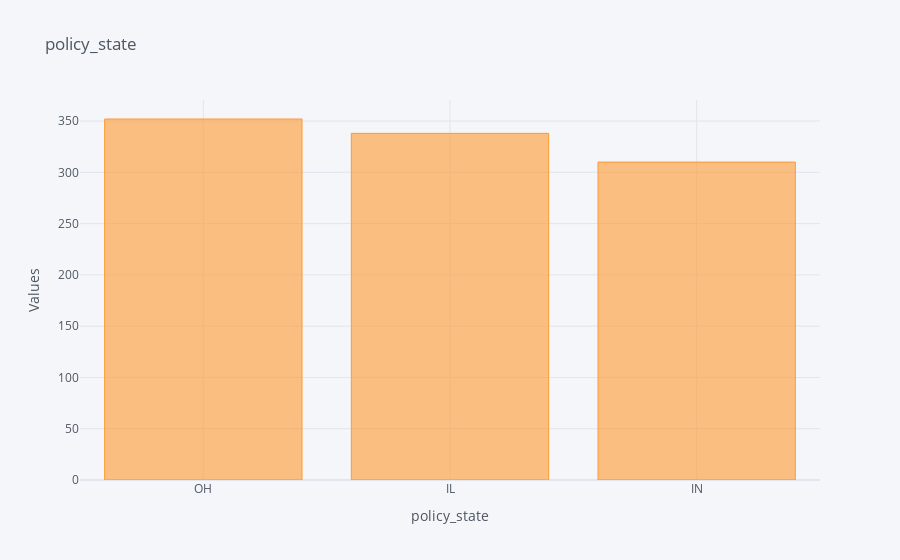
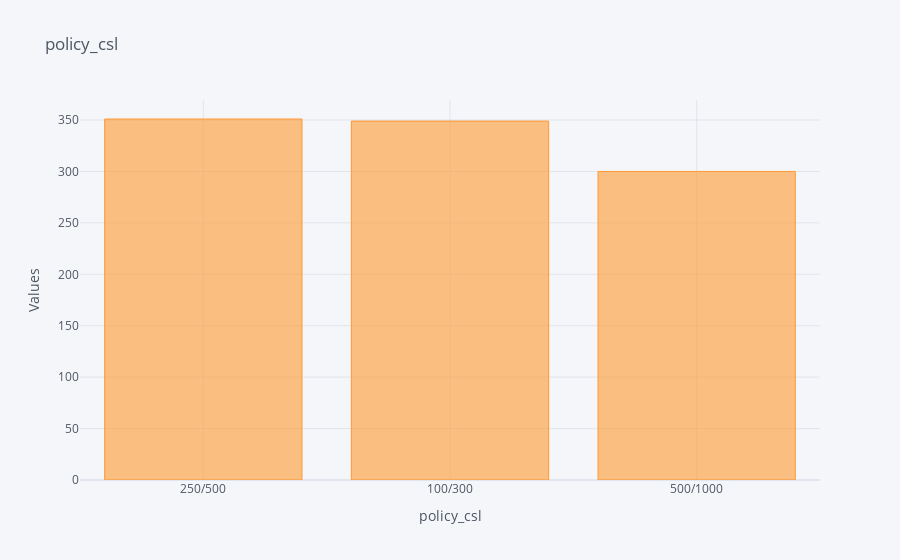
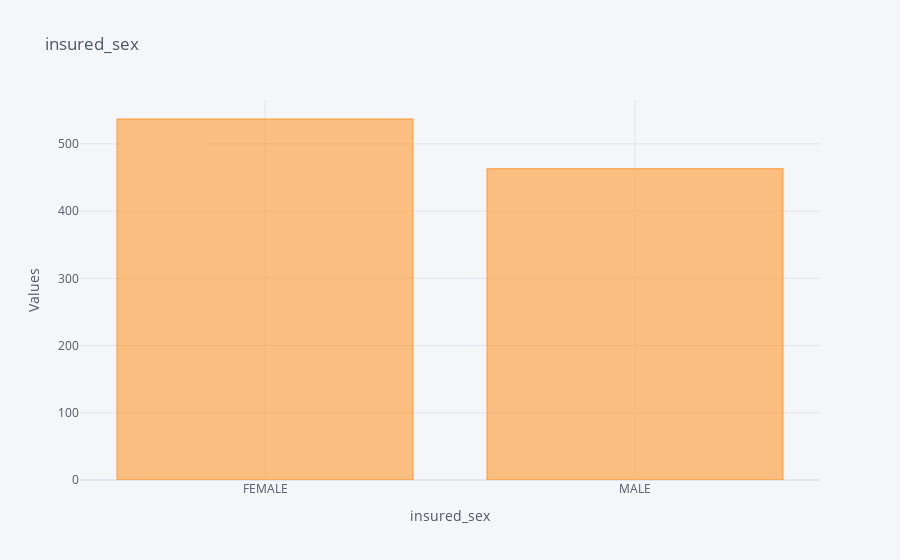
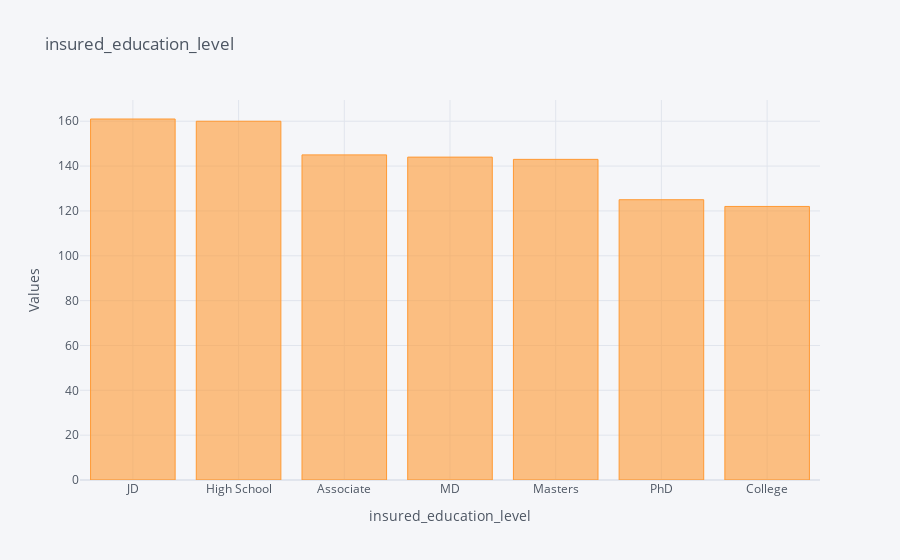

Write notebook code for charts like these, in order.
### Code cell
for column in object_columns:
    if len(data[column].unique())<=40:
        data[column].value_counts().iplot(kind='bar',title=column, 
                                        xTitle=column, 
                                        yTitle='Values')

### Figure 1 — Plotly figure (JSON) as saved in the notebook; plotly's stock layout.template omitted (floating-point values rounded to 4 significant figures)
{"data": [{"marker": {"color": "rgba(255, 153, 51, 0.6)", "line": {"color": "rgba(255, 153, 51, 1.0)", "width": 1}}, "name": "count", "orientation": "v", "text": "", "type": "bar", "x": ["OH", "IL", "IN"], "y": [352, 338, 310]}], "layout": {"legend": {"bgcolor": "#F5F6F9", "font": {"color": "#4D5663"}}, "paper_bgcolor": "#F5F6F9", "plot_bgcolor": "#F5F6F9", "title": {"font": {"color": "#4D5663"}, "text": "policy_state"}, "xaxis": {"gridcolor": "#E1E5ED", "showgrid": true, "tickfont": {"color": "#4D5663"}, "title": {"font": {"color": "#4D5663"}, "text": "policy_state"}, "zerolinecolor": "#E1E5ED"}, "yaxis": {"gridcolor": "#E1E5ED", "showgrid": true, "tickfont": {"color": "#4D5663"}, "title": {"font": {"color": "#4D5663"}, "text": "Values"}, "zerolinecolor": "#E1E5ED"}}}

### Figure 2 — Plotly figure (JSON) as saved in the notebook; plotly's stock layout.template omitted (floating-point values rounded to 4 significant figures)
{"data": [{"marker": {"color": "rgba(255, 153, 51, 0.6)", "line": {"color": "rgba(255, 153, 51, 1.0)", "width": 1}}, "name": "count", "orientation": "v", "text": "", "type": "bar", "x": ["250/500", "100/300", "500/1000"], "y": [351, 349, 300]}], "layout": {"legend": {"bgcolor": "#F5F6F9", "font": {"color": "#4D5663"}}, "paper_bgcolor": "#F5F6F9", "plot_bgcolor": "#F5F6F9", "title": {"font": {"color": "#4D5663"}, "text": "policy_csl"}, "xaxis": {"gridcolor": "#E1E5ED", "showgrid": true, "tickfont": {"color": "#4D5663"}, "title": {"font": {"color": "#4D5663"}, "text": "policy_csl"}, "zerolinecolor": "#E1E5ED"}, "yaxis": {"gridcolor": "#E1E5ED", "showgrid": true, "tickfont": {"color": "#4D5663"}, "title": {"font": {"color": "#4D5663"}, "text": "Values"}, "zerolinecolor": "#E1E5ED"}}}

### Figure 3 — Plotly figure (JSON) as saved in the notebook; plotly's stock layout.template omitted (floating-point values rounded to 4 significant figures)
{"data": [{"marker": {"color": "rgba(255, 153, 51, 0.6)", "line": {"color": "rgba(255, 153, 51, 1.0)", "width": 1}}, "name": "count", "orientation": "v", "text": "", "type": "bar", "x": ["FEMALE", "MALE"], "y": [537, 463]}], "layout": {"legend": {"bgcolor": "#F5F6F9", "font": {"color": "#4D5663"}}, "paper_bgcolor": "#F5F6F9", "plot_bgcolor": "#F5F6F9", "title": {"font": {"color": "#4D5663"}, "text": "insured_sex"}, "xaxis": {"gridcolor": "#E1E5ED", "showgrid": true, "tickfont": {"color": "#4D5663"}, "title": {"font": {"color": "#4D5663"}, "text": "insured_sex"}, "zerolinecolor": "#E1E5ED"}, "yaxis": {"gridcolor": "#E1E5ED", "showgrid": true, "tickfont": {"color": "#4D5663"}, "title": {"font": {"color": "#4D5663"}, "text": "Values"}, "zerolinecolor": "#E1E5ED"}}}

### Figure 4 — Plotly figure (JSON) as saved in the notebook; plotly's stock layout.template omitted (floating-point values rounded to 4 significant figures)
{"data": [{"marker": {"color": "rgba(255, 153, 51, 0.6)", "line": {"color": "rgba(255, 153, 51, 1.0)", "width": 1}}, "name": "count", "orientation": "v", "text": "", "type": "bar", "x": ["JD", "High School", "Associate", "MD", "Masters", "PhD", "College"], "y": [161, 160, 145, 144, 143, 125, 122]}], "layout": {"legend": {"bgcolor": "#F5F6F9", "font": {"color": "#4D5663"}}, "paper_bgcolor": "#F5F6F9", "plot_bgcolor": "#F5F6F9", "title": {"font": {"color": "#4D5663"}, "text": "insured_education_level"}, "xaxis": {"gridcolor": "#E1E5ED", "showgrid": true, "tickfont": {"color": "#4D5663"}, "title": {"font": {"color": "#4D5663"}, "text": "insured_education_level"}, "zerolinecolor": "#E1E5ED"}, "yaxis": {"gridcolor": "#E1E5ED", "showgrid": true, "tickfont": {"color": "#4D5663"}, "title": {"font": {"color": "#4D5663"}, "text": "Values"}, "zerolinecolor": "#E1E5ED"}}}
